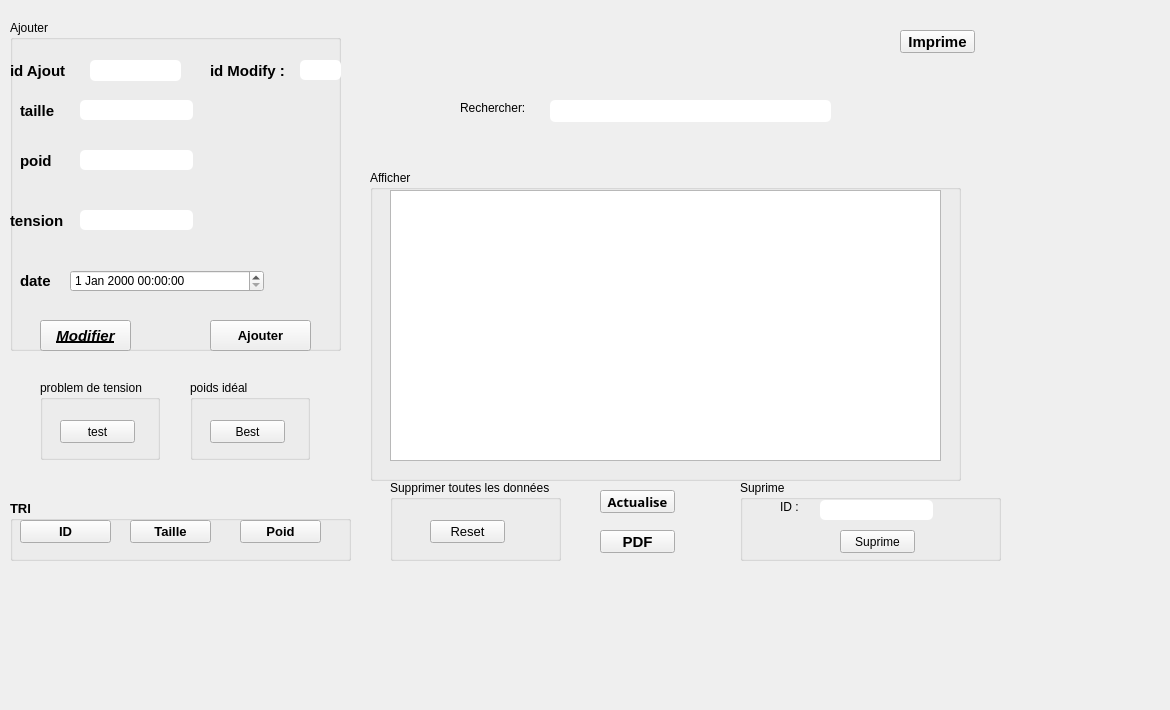
   <widget class="QWidget" name="tab_5">
    <attribute name="title">
     <string>Suivi medical</string>
    </attribute>
    <widget class="QGroupBox" name="groupBox_2">
     <property name="geometry">
      <rect>
       <x>10</x>
       <y>20</y>
       <width>331</width>
       <height>331</height>
      </rect>
     </property>
     <property name="title">
      <string>Ajouter</string>
     </property>
     <widget class="QLabel" name="label_2">
      <property name="geometry">
       <rect>
        <x>0</x>
        <y>40</y>
        <width>71</width>
        <height>21</height>
       </rect>
      </property>
      <property name="font">
       <font>
        <pointsize>11</pointsize>
        <weight>75</weight>
        <bold>true</bold>
       </font>
      </property>
      <property name="text">
       <string>id Ajout</string>
      </property>
     </widget>
     <widget class="QLabel" name="label_3">
      <property name="geometry">
       <rect>
        <x>10</x>
        <y>130</y>
        <width>61</width>
        <height>21</height>
       </rect>
      </property>
      <property name="font">
       <font>
        <pointsize>11</pointsize>
        <weight>75</weight>
        <bold>true</bold>
       </font>
      </property>
      <property name="text">
       <string>poid</string>
      </property>
     </widget>
     <widget class="QLabel" name="label_4">
      <property name="geometry">
       <rect>
        <x>10</x>
        <y>80</y>
        <width>71</width>
        <height>21</height>
       </rect>
      </property>
      <property name="font">
       <font>
        <pointsize>11</pointsize>
        <weight>75</weight>
        <bold>true</bold>
       </font>
      </property>
      <property name="text">
       <string>taille</string>
      </property>
     </widget>
     <widget class="QLineEdit" name="_poid">
      <property name="geometry">
       <rect>
        <x>70</x>
        <y>130</y>
        <width>113</width>
        <height>20</height>
       </rect>
      </property>
      <property name="styleSheet">
       <string notr="true">QLineEdit{
    background-color: white;
    box-shadow: 2px 0.5px 5px 1px inset black;
    border-radius: 5px;
    width: 70%;
    padding-right: 10px;
    padding-left: 10px;
    text-align: left;
    color: #000;
    font-size:inherit;
    font-family: Arial, Helvetica, sans-serif;  
    font-weight:normal;
    font-variant:normal;
}
QLineEdit::hover{  color: black ;
background-color:orange;}
QLineEdit::focus{  color: black ;
background-color:white;}</string>
      </property>
     </widget>
     <widget class="QLineEdit" name="_taille">
      <property name="geometry">
       <rect>
        <x>70</x>
        <y>80</y>
        <width>113</width>
        <height>20</height>
       </rect>
      </property>
      <property name="styleSheet">
       <string notr="true">QLineEdit{
    background-color: white;
    box-shadow: 2px 0.5px 5px 1px inset black;
    border-radius: 5px;
    width: 70%;
    padding-right: 10px;
    padding-left: 10px;
    text-align: left;
    color: #000;
    font-size:inherit;
    font-family: Arial, Helvetica, sans-serif;  
    font-weight:normal;
    font-variant:normal;
}
QLineEdit::hover{  color: black ;
background-color:orange;}
QLineEdit::focus{  color: black ;
background-color:white;}</string>
      </property>
     </widget>
     <widget class="QLabel" name="label_5">
      <property name="geometry">
       <rect>
        <x>10</x>
        <y>250</y>
        <width>47</width>
        <height>21</height>
       </rect>
      </property>
      <property name="font">
       <font>
        <pointsize>11</pointsize>
        <weight>75</weight>
        <bold>true</bold>
       </font>
      </property>
      <property name="text">
       <string>date</string>
      </property>
     </widget>
     <widget class="QLabel" name="label_6">
      <property name="geometry">
       <rect>
        <x>0</x>
        <y>190</y>
        <width>81</width>
        <height>21</height>
       </rect>
      </property>
      <property name="font">
       <font>
        <pointsize>11</pointsize>
        <weight>75</weight>
        <bold>true</bold>
       </font>
      </property>
      <property name="text">
       <string>tension</string>
      </property>
     </widget>
     <widget class="QLineEdit" name="_tenstion">
      <property name="geometry">
       <rect>
        <x>70</x>
        <y>190</y>
        <width>113</width>
        <height>20</height>
       </rect>
      </property>
      <property name="styleSheet">
       <string notr="true">QLineEdit{
    background-color: white;
    box-shadow: 2px 0.5px 5px 1px inset black;
    border-radius: 5px;
    width: 70%;
    padding-right: 10px;
    padding-left: 10px;
    text-align: left;
    color: #000;
    font-size:inherit;
    font-family: Arial, Helvetica, sans-serif;  
    font-weight:normal;
    font-variant:normal;
}
QLineEdit::hover{  color: black ;
background-color:orange;}
QLineEdit::focus{  color: black ;
background-color:white;}</string>
      </property>
     </widget>
     <widget class="QPushButton" name="pushButton_ajout">
      <property name="geometry">
       <rect>
        <x>200</x>
        <y>300</y>
        <width>101</width>
        <height>31</height>
       </rect>
      </property>
      <property name="font">
       <font>
        <pointsize>10</pointsize>
        <weight>75</weight>
        <bold>true</bold>
       </font>
      </property>
      <property name="styleSheet">
       <string notr="true">QPushButton::hover
{
	background-color: qlineargradient(spread:pad, x1:0, y1:0.511, x2:1, y2:0.511, stop:0 rgba(0, 207, 179, 255),stop:1 rgb(108, 135, 255));

}</string>
      </property>
      <property name="text">
       <string>Ajouter</string>
      </property>
     </widget>
     <widget class="QPushButton" name="Modifier">
      <property name="geometry">
       <rect>
        <x>30</x>
        <y>300</y>
        <width>91</width>
        <height>31</height>
       </rect>
      </property>
      <property name="font">
       <font>
        <pointsize>11</pointsize>
        <weight>75</weight>
        <italic>true</italic>
        <bold>true</bold>
        <underline>true</underline>
        <strikeout>false</strikeout>
       </font>
      </property>
      <property name="styleSheet">
       <string notr="true">QPushButton::hover
{
	background-color: qlineargradient(spread:pad, x1:0, y1:0.511, x2:1, y2:0.511, stop:0 rgba(0, 207, 179, 255),stop:1 rgb(108, 135, 255));

}</string>
      </property>
      <property name="text">
       <string>Modifier</string>
      </property>
     </widget>
     <widget class="QDateTimeEdit" name="_date">
      <property name="geometry">
       <rect>
        <x>60</x>
        <y>250</y>
        <width>194</width>
        <height>22</height>
       </rect>
      </property>
     </widget>
     <widget class="QLineEdit" name="_id_ajouter">
      <property name="geometry">
       <rect>
        <x>80</x>
        <y>40</y>
        <width>91</width>
        <height>21</height>
       </rect>
      </property>
      <property name="styleSheet">
       <string notr="true">QLineEdit{
    background-color: white;
    box-shadow: 2px 0.5px 5px 1px inset black;
    border-radius: 5px;
    width: 70%;
    padding-right: 10px;
    padding-left: 10px;
    text-align: left;
    color: #000;
    font-size:inherit;
    font-family: Arial, Helvetica, sans-serif;  
    font-weight:normal;
    font-variant:normal;
}
QLineEdit::hover{  color: black ;
background-color:orange;}
QLineEdit::focus{  color: black ;
background-color:white;}</string>
      </property>
     </widget>
     <widget class="QLabel" name="label_12">
      <property name="geometry">
       <rect>
        <x>200</x>
        <y>40</y>
        <width>91</width>
        <height>21</height>
       </rect>
      </property>
      <property name="font">
       <font>
        <pointsize>11</pointsize>
        <weight>75</weight>
        <bold>true</bold>
       </font>
      </property>
      <property name="text">
       <string>id Modify :</string>
      </property>
     </widget>
     <widget class="QLineEdit" name="id_modify">
      <property name="geometry">
       <rect>
        <x>290</x>
        <y>40</y>
        <width>41</width>
        <height>20</height>
       </rect>
      </property>
      <property name="styleSheet">
       <string notr="true">QLineEdit{
    background-color: white;
    box-shadow: 2px 0.5px 5px 1px inset black;
    border-radius: 5px;
    width: 70%;
    padding-right: 10px;
    padding-left: 10px;
    text-align: left;
    color: #000;
    font-size:inherit;
    font-family: Arial, Helvetica, sans-serif;  
    font-weight:normal;
    font-variant:normal;
}
QLineEdit::hover{  color: black ;
background-color:orange;}
QLineEdit::focus{  color: black ;
background-color:white;}</string>
      </property>
     </widget>
    </widget>
    <widget class="QGroupBox" name="groupBox">
     <property name="geometry">
      <rect>
       <x>740</x>
       <y>480</y>
       <width>261</width>
       <height>81</height>
      </rect>
     </property>
     <property name="title">
      <string>Suprime</string>
     </property>
     <widget class="QLabel" name="label_7">
      <property name="geometry">
       <rect>
        <x>40</x>
        <y>20</y>
        <width>47</width>
        <height>14</height>
       </rect>
      </property>
      <property name="text">
       <string>ID :</string>
      </property>
     </widget>
     <widget class="QLineEdit" name="lineEdit_idS">
      <property name="geometry">
       <rect>
        <x>80</x>
        <y>20</y>
        <width>113</width>
        <height>20</height>
       </rect>
      </property>
      <property name="styleSheet">
       <string notr="true">QLineEdit{
    background-color: white;
    box-shadow: 2px 0.5px 5px 1px inset black;
    border-radius: 5px;
    width: 70%;
    padding-right: 10px;
    padding-left: 10px;
    text-align: left;
    color: #000;
    font-size:inherit;
    font-family: Arial, Helvetica, sans-serif;  
    font-weight:normal;
    font-variant:normal;
}
QLineEdit::hover{  color: black ;
background-color:orange;}
QLineEdit::focus{  color: black ;
background-color:white;}</string>
      </property>
     </widget>
     <widget class="QPushButton" name="pushButton_Sui">
      <property name="geometry">
       <rect>
        <x>100</x>
        <y>50</y>
        <width>75</width>
        <height>23</height>
       </rect>
      </property>
      <property name="styleSheet">
       <string notr="true">QPushButton::hover
{
	background-color: qlineargradient(spread:pad, x1:0, y1:0.511, x2:1, y2:0.511, stop:0 rgba(0, 207, 179, 255),stop:1 rgb(108, 135, 255));

}</string>
      </property>
      <property name="text">
       <string>Suprime</string>
      </property>
     </widget>
    </widget>
    <widget class="QGroupBox" name="groupBox_5">
     <property name="geometry">
      <rect>
       <x>370</x>
       <y>170</y>
       <width>591</width>
       <height>311</height>
      </rect>
     </property>
     <property name="title">
      <string>Afficher</string>
     </property>
     <widget class="QTableView" name="tableView_aff">
      <property name="geometry">
       <rect>
        <x>20</x>
        <y>20</y>
        <width>551</width>
        <height>271</height>
       </rect>
      </property>
     </widget>
    </widget>
    <widget class="QLabel" name="label_ph3">
     <property name="geometry">
      <rect>
       <x>-30</x>
       <y>-110</y>
       <width>1161</width>
       <height>701</height>
      </rect>
     </property>
     <property name="text">
      <string/>
     </property>
    </widget>
    <widget class="QGroupBox" name="groupBox_15">
     <property name="geometry">
      <rect>
       <x>10</x>
       <y>500</y>
       <width>341</width>
       <height>61</height>
      </rect>
     </property>
     <property name="font">
      <font>
       <pointsize>10</pointsize>
       <weight>75</weight>
       <bold>true</bold>
      </font>
     </property>
     <property name="styleSheet">
      <string notr="true"/>
     </property>
     <property name="title">
      <string>TRI</string>
     </property>
     <widget class="QPushButton" name="Tri_IdE">
      <property name="geometry">
       <rect>
        <x>10</x>
        <y>20</y>
        <width>91</width>
        <height>23</height>
       </rect>
      </property>
      <property name="styleSheet">
       <string notr="true">QPushButton::hover
{
	background-color: qlineargradient(spread:pad, x1:0, y1:0.511, x2:1, y2:0.511, stop:0 rgba(0, 207, 179, 255),stop:1 rgb(108, 135, 255));

}</string>
      </property>
      <property name="text">
       <string>ID</string>
      </property>
     </widget>
     <widget class="QPushButton" name="Tri_Taille">
      <property name="geometry">
       <rect>
        <x>120</x>
        <y>20</y>
        <width>81</width>
        <height>23</height>
       </rect>
      </property>
      <property name="styleSheet">
       <string notr="true">QPushButton::hover
{
	background-color: qlineargradient(spread:pad, x1:0, y1:0.511, x2:1, y2:0.511, stop:0 rgba(0, 207, 179, 255),stop:1 rgb(108, 135, 255));

}</string>
      </property>
      <property name="text">
       <string>Taille</string>
      </property>
     </widget>
     <widget class="QPushButton" name="Tri_Poid">
      <property name="geometry">
       <rect>
        <x>230</x>
        <y>20</y>
        <width>81</width>
        <height>23</height>
       </rect>
      </property>
      <property name="styleSheet">
       <string notr="true">QPushButton::hover
{
	background-color: qlineargradient(spread:pad, x1:0, y1:0.511, x2:1, y2:0.511, stop:0 rgba(0, 207, 179, 255),stop:1 rgb(108, 135, 255));

}</string>
      </property>
      <property name="text">
       <string>Poid</string>
      </property>
     </widget>
    </widget>
    <widget class="QGroupBox" name="groupBox_7">
     <property name="geometry">
      <rect>
       <x>390</x>
       <y>480</y>
       <width>171</width>
       <height>81</height>
      </rect>
     </property>
     <property name="title">
      <string>Supprimer toutes les données</string>
     </property>
     <widget class="QPushButton" name="pushB">
      <property name="geometry">
       <rect>
        <x>40</x>
        <y>40</y>
        <width>75</width>
        <height>23</height>
       </rect>
      </property>
      <property name="font">
       <font>
        <pointsize>10</pointsize>
        <weight>50</weight>
        <bold>false</bold>
       </font>
      </property>
      <property name="styleSheet">
       <string notr="true">QPushButton::hover
{
	background-color: qlineargradient(spread:pad, x1:0, y1:0.511, x2:1, y2:0.511, stop:0 rgba(0, 207, 179, 255),stop:1 rgb(108, 135, 255));

}</string>
      </property>
      <property name="text">
       <string>Reset</string>
      </property>
     </widget>
    </widget>
    <widget class="QGroupBox" name="groupBox_8">
     <property name="geometry">
      <rect>
       <x>40</x>
       <y>380</y>
       <width>120</width>
       <height>80</height>
      </rect>
     </property>
     <property name="title">
      <string>problem de tension</string>
     </property>
     <widget class="QPushButton" name="pushButton_2">
      <property name="geometry">
       <rect>
        <x>20</x>
        <y>40</y>
        <width>75</width>
        <height>23</height>
       </rect>
      </property>
      <property name="styleSheet">
       <string notr="true">QPushButton::hover
{
	background-color: qlineargradient(spread:pad, x1:0, y1:0.511, x2:1, y2:0.511, stop:0 rgba(0, 207, 179, 255),stop:1 rgb(108, 135, 255));

}</string>
      </property>
      <property name="text">
       <string>test</string>
      </property>
     </widget>
    </widget>
    <widget class="QLineEdit" name="Psearch_5">
     <property name="geometry">
      <rect>
       <x>550</x>
       <y>100</y>
       <width>281</width>
       <height>22</height>
      </rect>
     </property>
     <property name="styleSheet">
      <string notr="true">QLineEdit{
    background-color: white;
    box-shadow: 2px 0.5px 5px 1px inset black;
    border-radius: 5px;
    width: 70%;
    padding-right: 10px;
    padding-left: 10px;
    text-align: left;
    color: #000;
    font-size:inherit;
    font-family: Arial, Helvetica, sans-serif;  
    font-weight:normal;
    font-variant:normal;
}
QLineEdit::hover{  color: black ;
background-color:orange;}
QLineEdit::focus{  color: black ;
background-color:white;}</string>
     </property>
    </widget>
    <widget class="QPushButton" name="pushButton_Actualise">
     <property name="geometry">
      <rect>
       <x>600</x>
       <y>490</y>
       <width>75</width>
       <height>23</height>
      </rect>
     </property>
     <property name="font">
      <font>
       <family>Microsoft YaHei</family>
       <pointsize>10</pointsize>
       <weight>75</weight>
       <bold>true</bold>
      </font>
     </property>
     <property name="styleSheet">
      <string notr="true">QPushButton::hover
{
	background-color: qlineargradient(spread:pad, x1:0, y1:0.511, x2:1, y2:0.511, stop:0 rgba(0, 207, 179, 255),stop:1 rgb(108, 135, 255));

}</string>
     </property>
     <property name="text">
      <string>Actualise</string>
     </property>
    </widget>
    <widget class="QPushButton" name="pushButton_enregistre">
     <property name="geometry">
      <rect>
       <x>600</x>
       <y>530</y>
       <width>75</width>
       <height>23</height>
      </rect>
     </property>
     <property name="font">
      <font>
       <pointsize>11</pointsize>
       <weight>75</weight>
       <bold>true</bold>
      </font>
     </property>
     <property name="styleSheet">
      <string notr="true">QPushButton::hover
{
	background-color: qlineargradient(spread:pad, x1:0, y1:0.511, x2:1, y2:0.511, stop:0 rgba(0, 207, 179, 255),stop:1 rgb(108, 135, 255));

}</string>
     </property>
     <property name="text">
      <string>PDF</string>
     </property>
    </widget>
    <widget class="QLabel" name="label_81">
     <property name="geometry">
      <rect>
       <x>460</x>
       <y>100</y>
       <width>101</width>
       <height>16</height>
      </rect>
     </property>
     <property name="text">
      <string>Rechercher:</string>
     </property>
    </widget>
    <widget class="QGroupBox" name="groupBox_11">
     <property name="geometry">
      <rect>
       <x>190</x>
       <y>380</y>
       <width>120</width>
       <height>80</height>
      </rect>
     </property>
     <property name="title">
      <string>poids idéal</string>
     </property>
     <widget class="QPushButton" name="pushButton_6">
      <property name="geometry">
       <rect>
        <x>20</x>
        <y>40</y>
        <width>75</width>
        <height>23</height>
       </rect>
      </property>
      <property name="styleSheet">
       <string notr="true">QPushButton::hover
{
	background-color: qlineargradient(spread:pad, x1:0, y1:0.511, x2:1, y2:0.511, stop:0 rgba(0, 207, 179, 255),stop:1 rgb(108, 135, 255));

}</string>
      </property>
      <property name="text">
       <string>Best</string>
      </property>
     </widget>
    </widget>
    <widget class="QPushButton" name="pushButton_im">
     <property name="geometry">
      <rect>
       <x>900</x>
       <y>30</y>
       <width>75</width>
       <height>23</height>
      </rect>
     </property>
     <property name="font">
      <font>
       <pointsize>11</pointsize>
       <weight>75</weight>
       <bold>true</bold>
      </font>
     </property>
     <property name="styleSheet">
      <string notr="true">QPushButton::hover
{
	background-color: qlineargradient(spread:pad, x1:0, y1:0.511, x2:1, y2:0.511, stop:0 rgba(0, 207, 179, 255),stop:1 rgb(108, 135, 255));

}</string>
     </property>
     <property name="text">
      <string>Imprime</string>
     </property>
    </widget>
    <zorder>label_ph3</zorder>
    <zorder>groupBox_2</zorder>
    <zorder>groupBox</zorder>
    <zorder>groupBox_5</zorder>
    <zorder>groupBox_15</zorder>
    <zorder>groupBox_7</zorder>
    <zorder>groupBox_8</zorder>
    <zorder>Psearch_5</zorder>
    <zorder>pushButton_Actualise</zorder>
    <zorder>pushButton_enregistre</zorder>
    <zorder>label_81</zorder>
    <zorder>groupBox_11</zorder>
    <zorder>pushButton_im</zorder>
   </widget>
